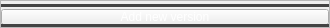
                                  <widget class="QFrame" name="dividerAddNewVersion">
                                   <property name="minimumSize">
                                    <size>
                                     <width>330</width>
                                     <height>28</height>
                                    </size>
                                   </property>
                                   <property name="maximumSize">
                                    <size>
                                     <width>330</width>
                                     <height>28</height>
                                    </size>
                                   </property>
                                   <property name="frameShape">
                                    <enum>QFrame::StyledPanel</enum>
                                   </property>
                                   <property name="frameShadow">
                                    <enum>QFrame::Raised</enum>
                                   </property>
                                   <layout class="QVBoxLayout" name="verticalLayout_28">
                                    <property name="spacing">
                                     <number>2</number>
                                    </property>
                                    <property name="leftMargin">
                                     <number>0</number>
                                    </property>
                                    <property name="topMargin">
                                     <number>3</number>
                                    </property>
                                    <property name="rightMargin">
                                     <number>0</number>
                                    </property>
                                    <property name="bottomMargin">
                                     <number>0</number>
                                    </property>
                                    <item>
                                     <widget class="Line" name="line_2">
                                      <property name="styleSheet">
                                       <string notr="true">background-color: rgb(67, 67, 67);
border-radius: 3px</string>
                                      </property>
                                      <property name="orientation">
                                       <enum>Qt::Horizontal</enum>
                                      </property>
                                     </widget>
                                    </item>
                                    <item>
                                     <widget class="QPushButton" name="addNewVersionBtn">
                                      <property name="minimumSize">
                                       <size>
                                        <width>0</width>
                                        <height>16</height>
                                       </size>
                                      </property>
                                      <property name="maximumSize">
                                       <size>
                                        <width>16777215</width>
                                        <height>16</height>
                                       </size>
                                      </property>
                                      <property name="styleSheet">
                                       <string notr="true">#addNewVersionBtn{color:white}</string>
                                      </property>
                                      <property name="text">
                                       <string>Add new version</string>
                                      </property>
                                      <property name="icon">
                                       <iconset resource="resources_rc.qrc">
                                        <normaloff>:/icon/icons/chevron-down.svg</normaloff>:/icon/icons/chevron-down.svg</iconset>
                                      </property>
                                     </widget>
                                    </item>
                                    <item>
                                     <widget class="Line" name="line">
                                      <property name="styleSheet">
                                       <string notr="true">background-color: rgb(67, 67, 67);
border-radius: 3px</string>
                                      </property>
                                      <property name="orientation">
                                       <enum>Qt::Horizontal</enum>
                                      </property>
                                     </widget>
                                    </item>
                                   </layout>
                                  </widget>
